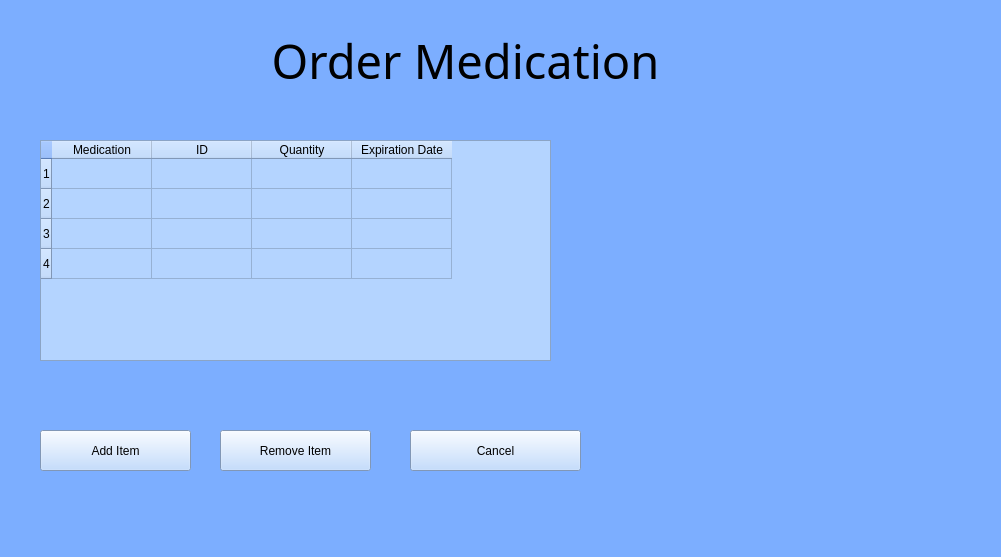
<?xml version="1.0" encoding="UTF-8"?>
<ui version="4.0">
 <class>MainWindow</class>
 <widget class="QMainWindow" name="MainWindow">
  <property name="geometry">
   <rect>
    <x>0</x>
    <y>0</y>
    <width>1001</width>
    <height>557</height>
   </rect>
  </property>
  <property name="sizePolicy">
   <sizepolicy hsizetype="Fixed" vsizetype="Fixed">
    <horstretch>0</horstretch>
    <verstretch>0</verstretch>
   </sizepolicy>
  </property>
  <property name="windowTitle">
   <string>MainWindow</string>
  </property>
  <property name="styleSheet">
   <string notr="true">background-color: rgb(124, 174, 255);
</string>
  </property>
  <widget class="QWidget" name="centralwidget">
   <widget class="QLabel" name="label_3">
    <property name="geometry">
     <rect>
      <x>140</x>
      <y>30</y>
      <width>651</width>
      <height>61</height>
     </rect>
    </property>
    <property name="sizePolicy">
     <sizepolicy hsizetype="Fixed" vsizetype="Fixed">
      <horstretch>0</horstretch>
      <verstretch>0</verstretch>
     </sizepolicy>
    </property>
    <property name="font">
     <font>
      <family>Perpetua</family>
      <pointsize>35</pointsize>
      <weight>9</weight>
      <italic>false</italic>
      <bold>false</bold>
     </font>
    </property>
    <property name="styleSheet">
     <string notr="true">font: 75 35pt &quot;Perpetua&quot;;</string>
    </property>
    <property name="text">
     <string>Order Medication</string>
    </property>
    <property name="alignment">
     <set>Qt::AlignCenter</set>
    </property>
    <property name="wordWrap">
     <bool>true</bool>
    </property>
   </widget>
   <widget class="QLabel" name="label_4">
    <property name="geometry">
     <rect>
      <x>690</x>
      <y>140</y>
      <width>241</width>
      <height>241</height>
     </rect>
    </property>
    <property name="text">
     <string/>
    </property>
    <property name="textFormat">
     <enum>Qt::RichText</enum>
    </property>
    <property name="pixmap">
     <pixmap resource="../resources/pharm.qrc">:/newPrefix/computer.png</pixmap>
    </property>
    <property name="scaledContents">
     <bool>true</bool>
    </property>
   </widget>
   <widget class="QPushButton" name="cancelButton">
    <property name="geometry">
     <rect>
      <x>410</x>
      <y>430</y>
      <width>171</width>
      <height>41</height>
     </rect>
    </property>
    <property name="sizePolicy">
     <sizepolicy hsizetype="Fixed" vsizetype="Fixed">
      <horstretch>0</horstretch>
      <verstretch>0</verstretch>
     </sizepolicy>
    </property>
    <property name="styleSheet">
     <string notr="true">background-color: rgb(180, 212, 255);</string>
    </property>
    <property name="text">
     <string>Cancel</string>
    </property>
    <property name="icon">
     <iconset resource="../resources/pharm.qrc">
      <normaloff>:/newPrefix/right.png</normaloff>:/newPrefix/right.png</iconset>
    </property>
    <property name="iconSize">
     <size>
      <width>25</width>
      <height>25</height>
     </size>
    </property>
   </widget>
   <widget class="QTableWidget" name="ItemsTable">
    <property name="geometry">
     <rect>
      <x>40</x>
      <y>140</y>
      <width>511</width>
      <height>221</height>
     </rect>
    </property>
    <property name="sizePolicy">
     <sizepolicy hsizetype="Fixed" vsizetype="Fixed">
      <horstretch>0</horstretch>
      <verstretch>0</verstretch>
     </sizepolicy>
    </property>
    <property name="autoFillBackground">
     <bool>false</bool>
    </property>
    <property name="styleSheet">
     <string notr="true">background-color: rgb(180, 212, 255);</string>
    </property>
    <row>
     <property name="text">
      <string>1</string>
     </property>
    </row>
    <row>
     <property name="text">
      <string>2</string>
     </property>
    </row>
    <row>
     <property name="text">
      <string>3</string>
     </property>
    </row>
    <row>
     <property name="text">
      <string>4</string>
     </property>
    </row>
    <column>
     <property name="text">
      <string>Medication</string>
     </property>
     <property name="background">
      <color>
       <red>176</red>
       <green>208</green>
       <blue>250</blue>
      </color>
     </property>
    </column>
    <column>
     <property name="text">
      <string>ID</string>
     </property>
    </column>
    <column>
     <property name="text">
      <string>Quantity</string>
     </property>
    </column>
    <column>
     <property name="text">
      <string>Expiration Date</string>
     </property>
    </column>
   </widget>
   <widget class="QPushButton" name="removeItemButton">
    <property name="geometry">
     <rect>
      <x>220</x>
      <y>430</y>
      <width>151</width>
      <height>41</height>
     </rect>
    </property>
    <property name="styleSheet">
     <string notr="true">background-color: rgb(180, 212, 255);</string>
    </property>
    <property name="text">
     <string>Remove Item</string>
    </property>
   </widget>
   <widget class="QPushButton" name="addItemButton">
    <property name="geometry">
     <rect>
      <x>40</x>
      <y>430</y>
      <width>151</width>
      <height>41</height>
     </rect>
    </property>
    <property name="styleSheet">
     <string notr="true">background-color: rgb(180, 212, 255);</string>
    </property>
    <property name="text">
     <string>Add Item</string>
    </property>
   </widget>
  </widget>
  <widget class="QMenuBar" name="menubar">
   <property name="geometry">
    <rect>
     <x>0</x>
     <y>0</y>
     <width>1001</width>
     <height>21</height>
    </rect>
   </property>
  </widget>
  <widget class="QStatusBar" name="statusbar"/>
 </widget>
 <resources>
  <include location="../resources/pharm.qrc"/>
 </resources>
 <connections/>
</ui>
